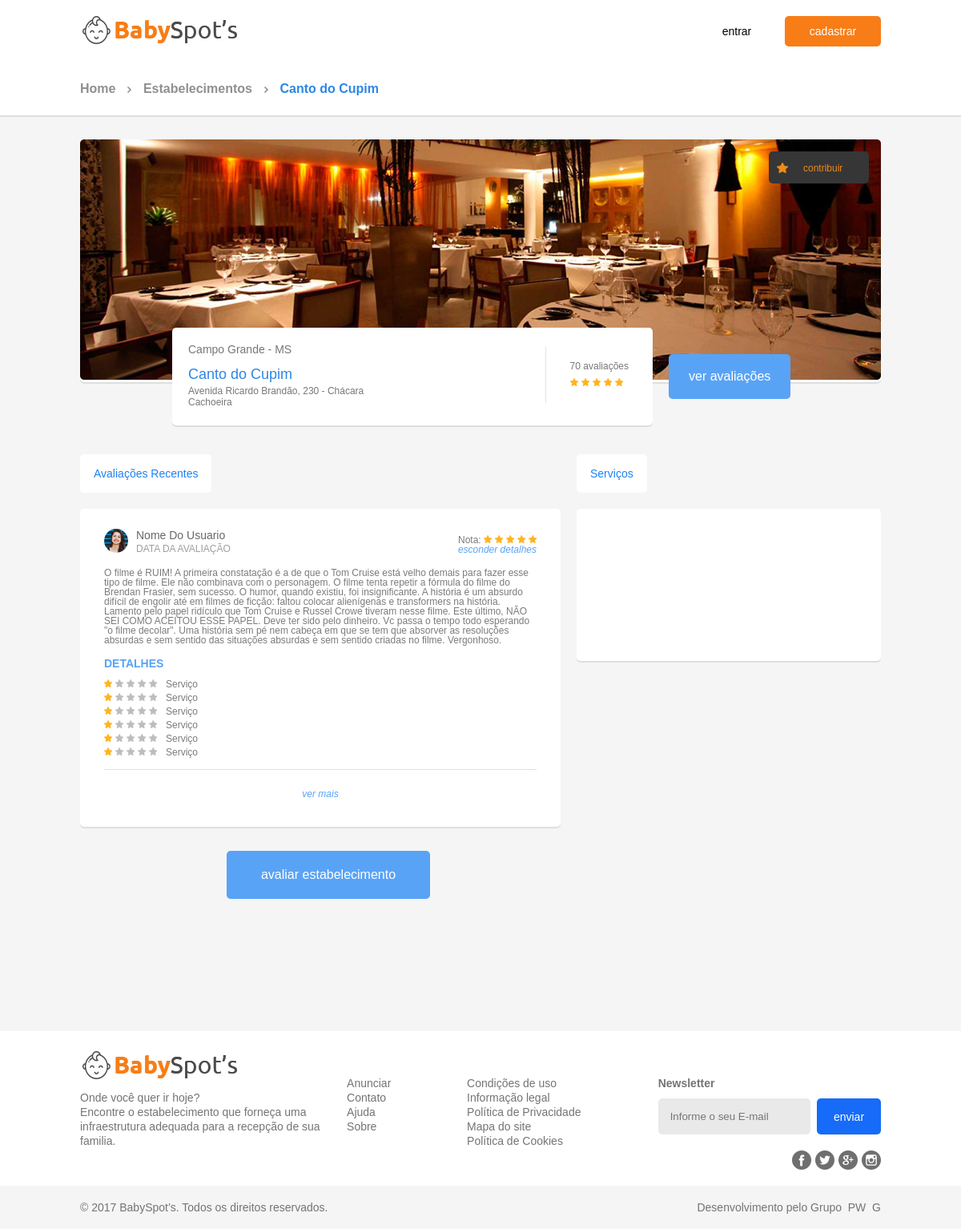
Page /?func=pagina_estabelecimento&id_est=4 on the committed database.
### tables this page shows
CREATE TABLE estabelecimento (id_est INTEGER NOT NULL PRIMARY KEY AUTOINCREMENT, nome TEXT NOT NULL, id_usu INTEGER NOT NULL, data_cadastro DATE NOT NULL, cep TEXT NOT NULL, rua TEXT NOT NULL, numero TEXT NOT NULL, complemento TEXT, bairro TEXT NOT NULL, cidade TEXT NOT NULL, estado TEXT NOT NULL, CONSTRAINT fk_id_usuario FOREIGN KEY (id_usu) REFERENCES usuario (id_usu));

### index.php (called while the page is built, shortened)
<?php
require_once 'controller/EstabelecimentoController.php';
$estabelecimento_controller = new EstabelecimentoController();
$estabelecimento_controller->init();
?>

### model/AbstractFactory.php (called while the page is built, shortened)
<?php
abstract class AbstractFactory {
	public function __construct() {
		try {
			$this->db = new PDO("sqlite:database/baby_spots.db");
		} catch (PDOException $exception) {
			echo $exception->getMessage();
		} catch (Exception $exception) {
			echo $exception->getMessage();
		}
	}
	protected function queryRowsToListOfObjects	(PDOStatement $result, $nameObject) {
		$list = array();
		$result = $result->fetchAll(PDO::FETCH_NUM);
		foreach ($result as $row) {
			$ref = new ReflectionClass($nameObject);
			$list[] = $ref->newInstanceArgs($row);
		}
		return $list;
	}
}

### model/EstabelecimentoFactory.php (called while the page is built, shortened)
<?php
require_once ("Estabelecimento.php");
require_once ("AbstractFactory.php");
class EstabelecimentoFactory extends AbstractFactory {
	private $tb_estabelecimento = "estabelecimento";
	public function find($param){
		$sql = "SELECT e.id_est, e.id_usu, e.nome, e.cep, e.rua, e.numero, e.complemento, e.bairro, e.cidade, e.estado, (SELECT url_imagem FROM estabelecimento_foto ef WHERE e.id_est = ef.id_est), (SELECT nome_completo FROM usuario u WHERE u.id_usu = e.id_usu) FROM " . $this->tb_estabelecimento . " e WHERE id_est = " . $param;
		try {
			$resultQuery = $this->db->query($sql);
			return $this->queryRowsToListOfObjects($resultQuery, "Estabelecimento");
		} catch (Exception $ex) {
			echo $ex->getMessage();
			return null;
		}
	}
}

### model/Estabelecimento.php (called while the page is built, shortened)
<?php
class Estabelecimento {
	private $nome_est;
	private $rua;
	private $numero;
	private $bairro;
	private $cidade;
	private $estado;
	public function __construct($id_est, $id_usu, $nome_est, $cep, $rua, $numero, $complemento, $bairro, $cidade, $estado, $url_imagem, $nome_completo) {
		$this->nome_est = $nome_est;
		$this->rua = $rua;
		$this->numero = $numero;
		$this->bairro = $bairro;
		$this->cidade = $cidade;
		$this->estado = $estado;
	}
	public function getNomeEstabelecimento() {
		return $this->nome_est;
	}
	public function getRua() {
		return $this->rua;
	}
	public function getNumero() {
		return $this->numero;
	}
	public function getBairro() {
		return $this->bairro;
	}
	public function getCidade() {
		return $this->cidade;
	}
	public function getEstado() {
		return $this->estado;
	}
}

### view/pagina-estabelecimento.php (the view, shortened to what this page needs)
<!DOCTYPE html>
<html>
    <head>
        <link type="text/css" rel="stylesheet" href="view/css/css.css">
        <link type="text/css" rel="stylesheet" href="view/css/pagina-estabelecimento.css">
    </head>
    <body>
        <?php include 'header.php'?>
        <div class="navegacao">
            <ul>
                <li><a href="?">Home</a></li>
                <li><a href="?func=lista&busca=">Estabelecimentos</a></li>
                <li><a href="#"><?php echo $item[0]->getNomeEstabelecimento(); ?></a></li>
            </ul>
        </div>
        <main class="container">
            <section>
                <figure class="card">
                    <a class="btn-contribuir">contribuir</a>
                    <img src="view/images/foto-estab-pg.png">
                </figure>
                <div class="info-estab">
                    <div class="infos card">
                        <div>
                            <p><?php echo $item[0]->getCidade()." - ".$item[0]->getEstado(); ?></p>
                            <p><?php echo $item[0]->getNomeEstabelecimento(); ?></p>
                            <p><?php echo $item[0]->getRua().", ".$item[0]->getNumero()." - ".$item[0]->getBairro(); ?></p>
                        </div>
                        <div class="avaliacao">
                            <span>70 avaliações</span>
                            <p class="avali qt-strelas-5"></p>
                        </div>
                    </div>
                    <a href="#avaliacoes" class="botao" id="ver-avaliacoes">ver avaliações</a>
                </div>
            </section>
            <section class="container" id="avaliacoes">
                <div class="comentarios">
                    <h2 class="card label">Avaliações Recentes</h2>
                    <section class="card container">
                        <div class="comentario">
                            <div class="informacoes-commentario">
                                <figure class="foto-usuario-comentario">
                                    <img src="images/foto-perfil-usuario-exp.png">
                                    <figcaption>
                                        <p>Nome Do Usuario</p>
                                        <p>Data da avaliação</p>
                                    </figcaption>
                                </figure>
                                <div class="nota">
                                    <p>Nota: <span class="avali qt-strelas-5"></span></p>
                                    <a class="ver-detalhes" src="#">esconder detalhes</a>
                                </div>
                            </div>
                            <div class="texto">
                                <p>O filme é RUIM! A primeira constatação é a de que o Tom Cruise está velho demais para fazer esse tipo de filme. Ele não combinava com o personagem. O filme tenta repetir a fórmula do filme do Brendan Frasier, sem sucesso. O humor, quando existiu, foi insignificante. A história é um absurdo difícil de engolir até em filmes de ficção: faltou colocar alienígenas e transformers na história. Lamento pelo papel ridículo que Tom Cruise e Russel Crowe tiveram nesse filme. Este último, NÃO SEI COMO ACEITOU ESSE PAPEL. Deve ter sido pelo dinheiro. Vc passa o tempo todo esperando "o filme decolar". Uma história sem pé nem cabeça em que se tem que absorver as resoluções absurdas e sem sentido das situações absurdas e sem sentido criadas no filme. Vergonhoso.</p>
                            </div>
                            <div class="detalhes">
                                <p>detalhes</p>
                                <ul>
                                    <li><span class="avali qt-strelas-1"></span>Serviço</li>
                                    <li><span class="avali qt-strelas-1"></span>Serviço</li>
                                    <li><span class="avali qt-strelas-1"></span>Serviço</li>
                                    <li><span class="avali qt-strelas-1"></span>Serviço</li>
                                    <li><span class="avali qt-strelas-1"></span>Serviço</li>
                                    <li><span class="avali qt-strelas-1"></span>Serviço</li>
                                </ul>
                            </div>
                        </div>
                        <a class="ver-mais-commentarios">ver mais</a>
                    </section>
                    <a class="btn-avaliar botao">avaliar estabelecimento</a>
                </div>
                <section id="servicos">
                    <h2 class="card label">Serviços</h2>
                    <div class="card servicos">
                    </div>
                </section>
            </section>
        </main>
        <?php include 'footer.php'?>
    </body>
</html>

### view/css/css.css (style rules this page uses)
a,abbr,acronym,address,applet,article,aside,audio,b,big,blockquote,body,canvas,caption,center,cite,code,dd,del,details,dfn,div,dl,dt,em,embed,fieldset,figcaption,figure,footer,form,h1,h2,h3,h4,h5,h6,header,hgroup,html,i,iframe,img,ins,kbd,label,legend,li,mark,menu,nav,object,ol,output,p,pre,q,ruby,s,samp,section,small,span,strike,strong,sub,summary,sup,table,tbody,td,tfoot,th,thead,time,tr,tt,u,ul,var,video { margin:0;padding:0;border:0;font:inherit;vertical-align:baseline }
article,aside,details,figcaption,figure,footer,header,hgroup,menu,nav,section { display:block }
body { line-height:1 }
ol,ul { list-style:none }
* { outline: none; font-family: 'Ubuntu', sans-serif; }
html, body { font-family: 'Ubuntu', sans-serif; background-color: #f5f5f5; }
.botao { border-radius: 5px; transition: background-color .3s; text-decoration: none; text-align: center; padding: 1.5ch 1ch; cursor: pointer; }
.card { border-radius: 5px; box-shadow: 0 2px #dedede; background-color: white; }
.label { font-size: 14px; color: #1e82f2; display: inline-block; padding: 17px; margin-top: 30px; margin-bottom: 20px; box-shadow: none; }
.container { display: flex; align-items: center; justify-content: space-between; width: 1000px; margin: auto; }
.navegacao { width: 100%; font-size: 16px; font-weight: bold; padding-top: 25px; padding-bottom: 25px; border-radius: 0; background: white; box-shadow: 0 2px #dedede; }
.navegacao ul { width: 1000px; margin: auto; }
.navegacao li { display: inline-block; padding-right: 30px; background: url("../images/navbar-arroy-right.png") no-repeat local calc(100% - 10px) 5px; }
.navegacao li:last-child { background: none; }
.navegacao li:last-child a { color: #2c86e5; }
.navegacao li a { text-decoration: none; color: #909090; }
.avali { background:url("../images/star-sprite.png") no-repeat 0 0;width:66px;height:10px;margin-top:8px; }
.avali.qt-strelas-1 { background-position:0 -80px; }
.avali.qt-strelas-5 { background-position:0 0; }

### rows in the picture
estabelecimento: nome "Canto do Cupim", cidade "Campo Grande", estado "MS", rua "Avenida Ricardo Brandão", numero "230", bairro "Chácara Cachoeira"
